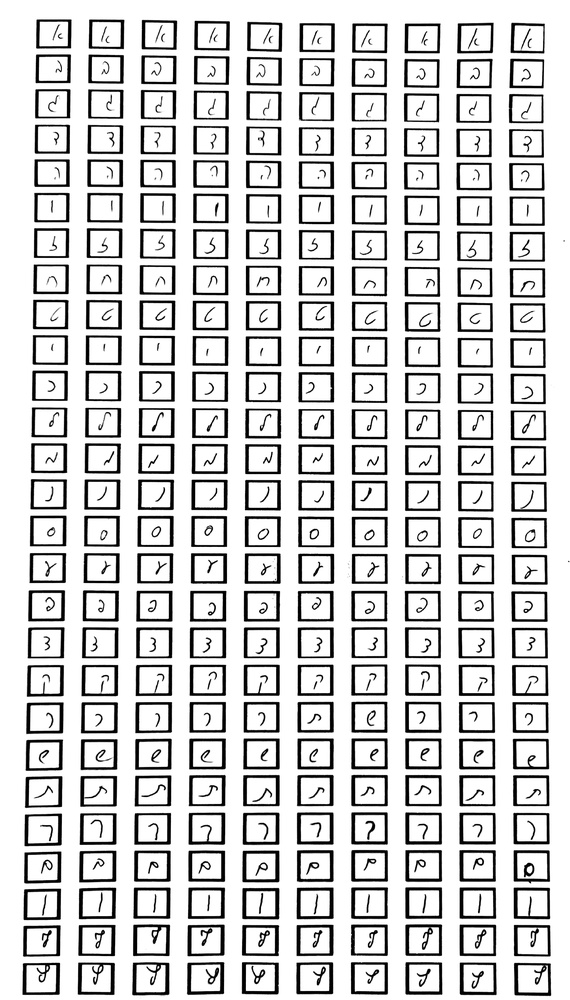
#> input picture Letters Dataset Collection/tables/59.jpg, 570 x 1000 px, shrunk from 1896 x 3324 before the run, given in place of 59.png, which was not available
$ python SumPixels_words.py
#> lines starting #> are read from the running program, lines starting #| are printed output that depends on the picture; after the words box and inside, x2 and y2 are one past the last pixel; in counts of white or black regions, pixels touching at a corner belong together; pictures that were not available may be replaced by others from this repository, and a replacement may not be noted
import cv2
import matplotlib.pyplot as plt
import numpy as np
from scipy.signal import argrelextrema
from scipy.signal import savgol_filter
from statistics import median
import sys

####################################################################
# this function get an array as input
# and returns the median of the differences between the points
# [8 lines left out: function findMedian, not called in this run]

####################################################################
# reading the image (gray)
img_name = "alo/59.png"
img = cv2.imread(img_name, 0)
#> img is the input picture: shape (1000, 570); min 0, max 255, mean 210.4
original = cv2.imread(img_name)

# binary
ret, thresh = cv2.threshold(img, 100, 255, cv2.THRESH_BINARY_INV)
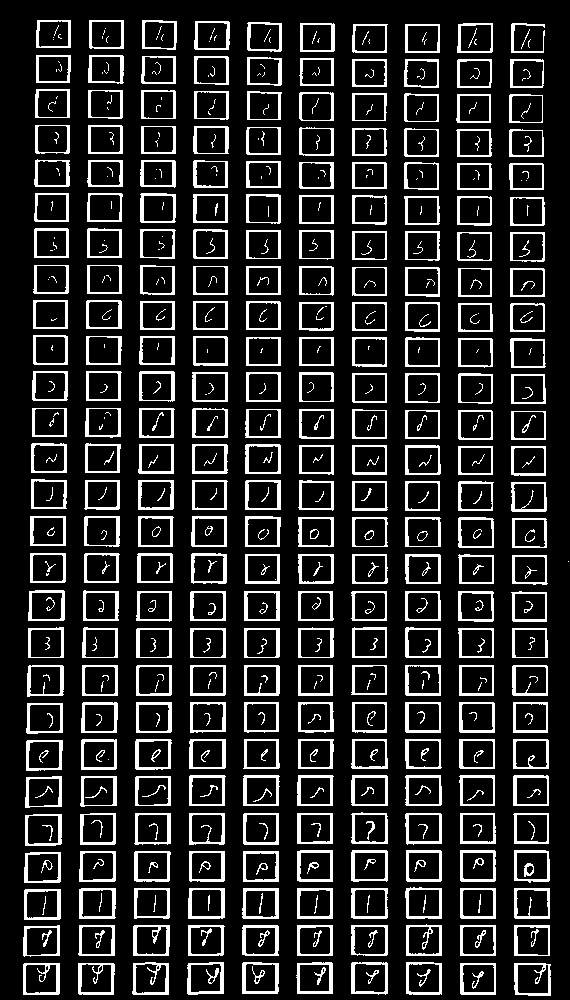
#> thresh: shape (1000, 570); 15.7% white; 609 white regions (177 under 20 px), largest, box (x1, y1, x2, y2) and area: (78, 963, 115, 995) 430, (132, 962, 169, 995) 428, (23, 963, 60, 995) 426

hight, width = thresh.shape[:2]

#slice margines from the lower part of the image
thresh = thresh[:int(hight*0.88), :]
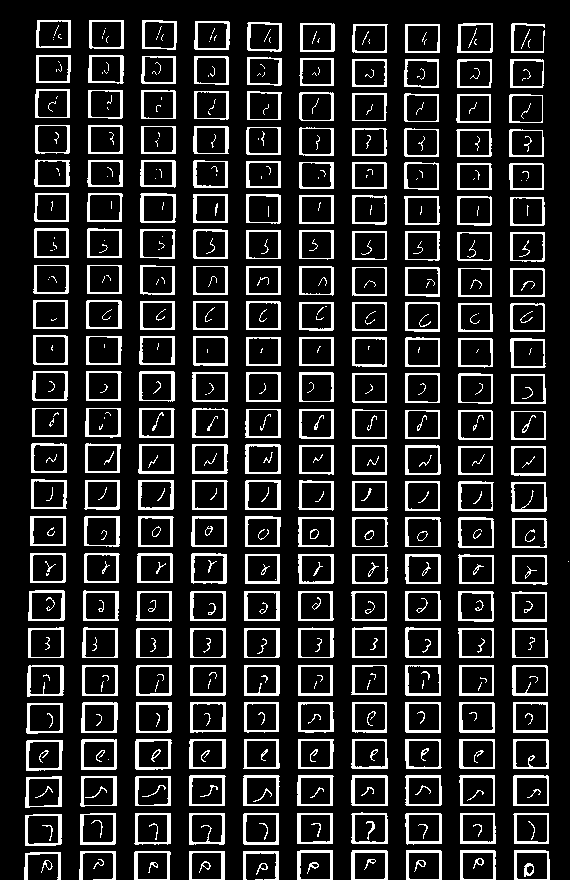
#> thresh: shape (880, 570); 15.4% white; 557 white regions (178 under 20 px), largest, box (x1, y1, x2, y2) and area: (244, 665, 280, 696) 375, (191, 553, 227, 584) 369, (27, 665, 64, 697) 365

# kernel = np.ones((9,9), np.uint8)
# img_dilation = cv2.dilate(thresh, kernel, iterations=1)
cv2.imshow('dilated',thresh)
cv2.waitKey(0)


####################################################################
# creates a vector that containing the sum of pixels per line
img_row_sum = np.sum(thresh, axis=0)
#> img_row_sum = 570 values, max 181560 at index 406, min 0 at index 0, mean 34493.9

# create a list of all the points on the graph that is bigger then zero- not a space between words/letters
points_max_min = list()
for i,v in enumerate(img_row_sum):
    if v!=0:
        points_max_min.append(i)
#> this loop made 570 passes
#> v on passes 1 to 3: 0, 0, 0
#> after the loop, points_max_min = 410 values from 24 to 568

####################################################################
# show current status
plt.plot(img_row_sum)
plt.show()
plt.scatter(points_max_min, img_row_sum[points_max_min], linewidth=1.5, s=40, c='black')
plt.plot(img_row_sum)
plt.show()
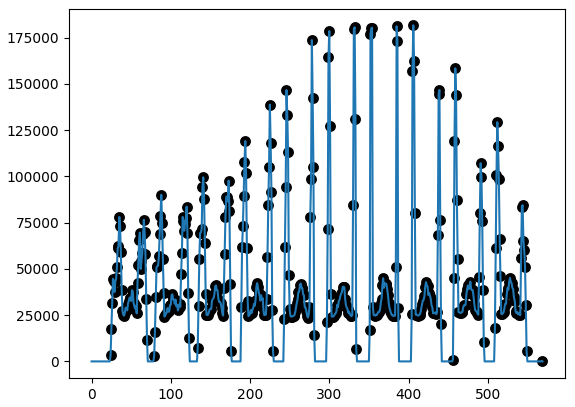
#> figure drawn by matplotlib, 1 panel; curve peaks at x = 406, y = 181560
####################################################################

#now we calculate the avarage of the entire spaces on the image sizes
sum = 0
spaces=0
flg=0
space = list()
for i in range(1,len(points_max_min)):
    for j in range(points_max_min[i-1],points_max_min[i]):
        if img_row_sum[j]==0: # in case we meet a space
            flg=1
            break
    if flg==1:
        d = abs(points_max_min[i] - points_max_min[i-1]) # calculate the distance between the points
        if d < width*0.125:
            sum+= d
            spaces+=1
            flg=0
#> this loop made 409 passes
#> (d, sum) on passes 47, 92, 135, 176, 215, 253, 290, 328: (9, 9), (11, 20), (13, 33), (14, 47), (16, 63), (17, 80), (17, 97), (15, 112)
#> after the loop, d = 19; spaces = 10; sum = 145

# calculate the avarage
if spaces!=0:
    reminder = sum % spaces
#> reminder = 5
    m = sum // spaces
#> m = 14
    if reminder >=0.5:
        m+=1
#> m = 15
else:
    m = 0


#####################################################################
# find the right border of a word
idx_min = 0
count_zeros = 0
word_right_bound = list()
word_left_bound = list()
for i in range(1,len(points_max_min)):
    min = points_max_min[i-1] # the min point will be for the border
    for x in range(points_max_min[i-1],points_max_min[i]):
        if img_row_sum[x]==0: # count zeros between points -- so could know how big the space we saw
            count_zeros+=1
        if img_row_sum[x] < min:
            min = img_row_sum[x]
            idx_min = x
    if(m!=0 and count_zeros >= m*1.15): # in case the space is bigger then it is a space between words
        original = cv2.line(original, (idx_min, 0), (idx_min, hight), (0, 255, 0), 2)
        plt.axvline(x=idx_min, color='red')
        word_right_bound.append(idx_min)
    count_zeros=0
#> this loop made 409 passes
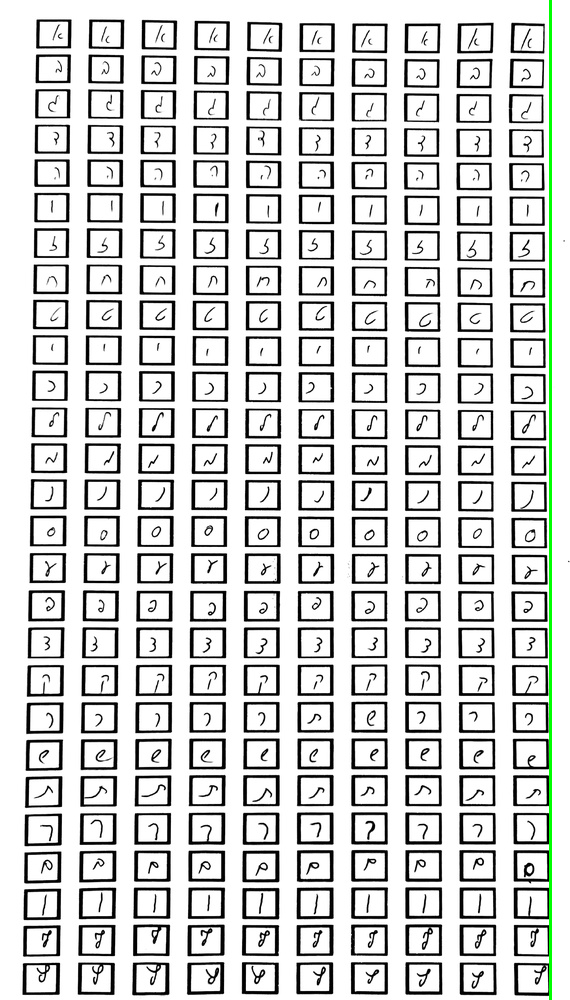
#> original: shape (1000, 570, 3); 0.53% of pixels changed, all inside (x1, y1, x2, y2) = (549, 0, 552, 1000)
#> after the loop, idx_min = 550; word_right_bound = [550]


#####################################################################
# draw left border in blue
i, j=0, 0
while(i < len(img_row_sum)-1):
    value = img_row_sum[i]
    if value == 0 and img_row_sum[i+1]>0:
        original = cv2.line(original, (i, 0), (i, hight), (255, 0, 0), 2)
        plt.axvline(x=i, color='green')
        word_left_bound.append(i)
        i = word_right_bound[j]
        j += 1
    if j==len(word_right_bound):
        break
    i+=1
#> this loop made 24 passes
#> (i, j) on pass 24: (550, 1)
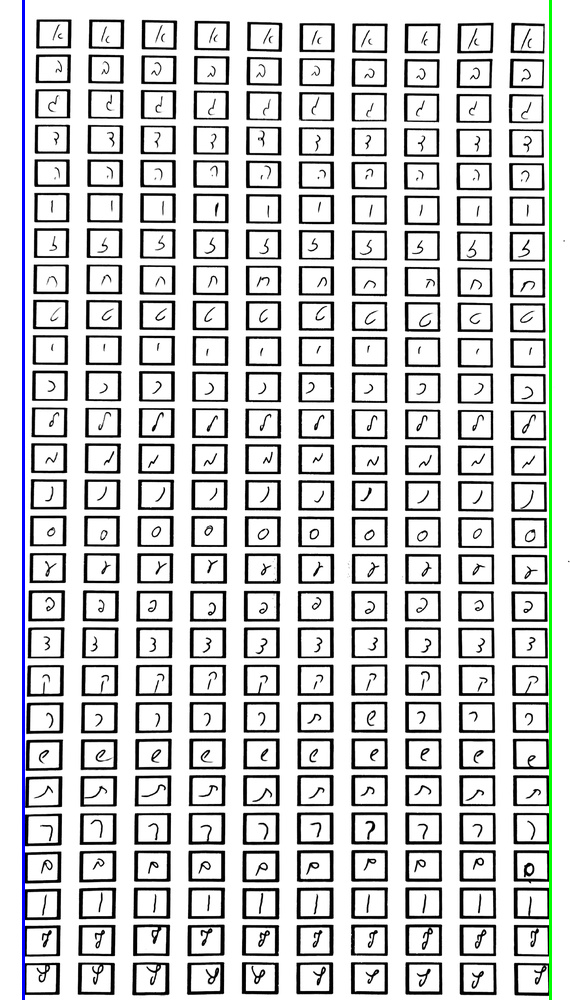
#> original: shape (1000, 570, 3); 0.53% of pixels changed, all inside (x1, y1, x2, y2) = (22, 0, 25, 1000)
#> after the loop, i = 550; j = 1; word_left_bound = [23]

#####################################################################
#find the left border of a word in blue
v = len(img_row_sum)-1
#> v = 569
if len(word_right_bound)!=0: # in case the image dosent contain one word
    for u in range(word_right_bound[-1],len(img_row_sum)-1):
        if img_row_sum[u]==0 and img_row_sum[u+1]>0:
            original = cv2.line(original, (u, 0), (u, hight), (255, 0, 0), 2)
            plt.axvline(x=u, color='green')
            word_left_bound.append(u)
            break
        u+=1
#> this loop made 18 passes
#> u on passes 1 to 8: 551, 552, 553, 554, 555, 556, 557, 558
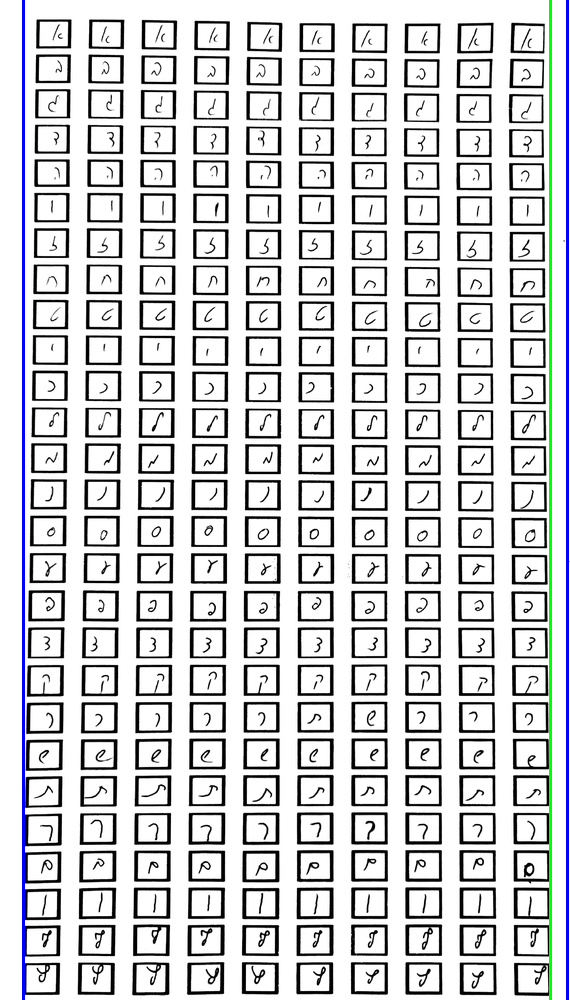
#> original: shape (1000, 570, 3); 0.53% of pixels changed, all inside (x1, y1, x2, y2) = (566, 0, 569, 1000)
#> after the loop, word_left_bound = [23, 567]
else: # in case the image contain only one word.
    u=0
    while u < len(img_row_sum)-1:
        if img_row_sum[u+1]>0:
            original = cv2.line(original, (u, 0), (u, hight), (255, 0, 0), 2)
            plt.axvline(x=u, color='green')
            word_left_bound.append(u)
            break
        u+=1

# this will find the last right border in green
while v>0:
    if img_row_sum[v]==0 and img_row_sum[v-1]>0:
        original = cv2.line(original, (v, 0), (v, hight), (0, 255, 0), 2)
        plt.axvline(x=v, color='red')
        word_right_bound.append(v)
        break
    v-=1
#> this loop made 1 pass
#> pass 1, `original = cv2.line(original, (v, 0), (v, hight), (0, 255, 0), 2)`:
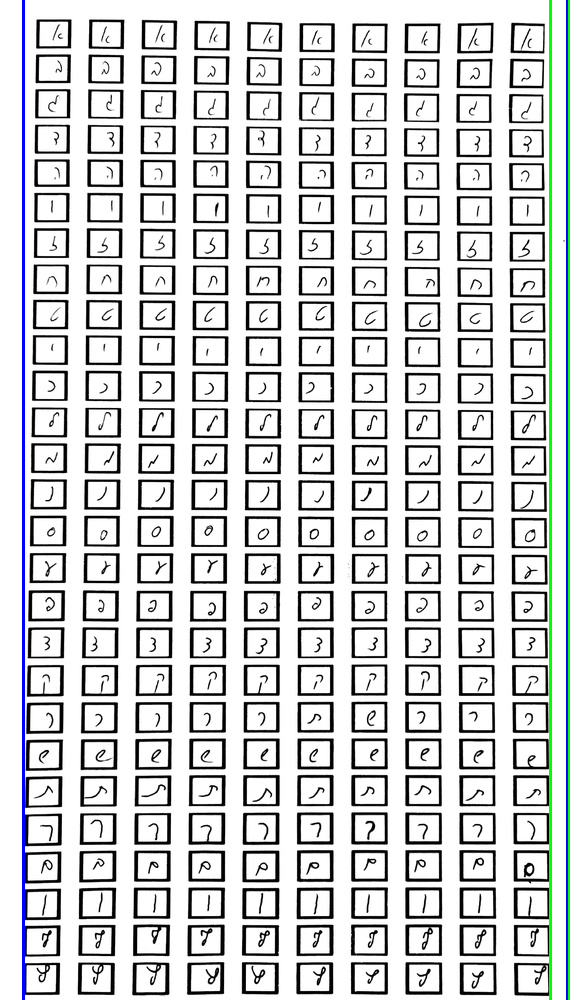
#> original: shape (1000, 570, 3); 0.35% of pixels changed, all inside (x1, y1, x2, y2) = (568, 0, 570, 1000)
#> after the loop, v = 569; word_right_bound = [550, 569]
# [5 lines of commented-out code are left out]

cv2.imwrite("out.png", original)
plt.scatter(points_max_min, img_row_sum[points_max_min], linewidth=1.5, s=40, c='black')
plt.plot(img_row_sum)
plt.show()

#####################################################################

cv2.imshow('with lines', original)
cv2.waitKey(0)
cv2.imwrite("output.png",original)

$ run again, with Letters Dataset Collection/tables/0.jpg copied over Letters Dataset Collection/tables/59.jpg
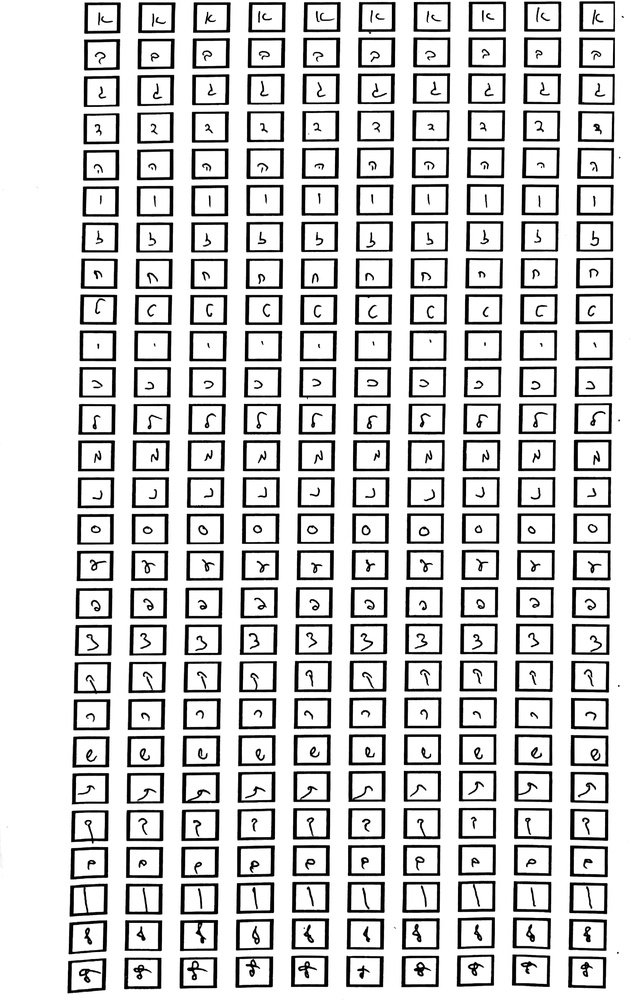
#> input picture Letters Dataset Collection/tables/0.jpg, 632 x 1000 px, shrunk from 2064 x 3268 before the run, given in place of 59.png, which was not available
#> img is the input picture: shape (1000, 632); min 0, max 255, mean 211.7
#> `thresh = thresh[:int(hight*0.88), :]`:
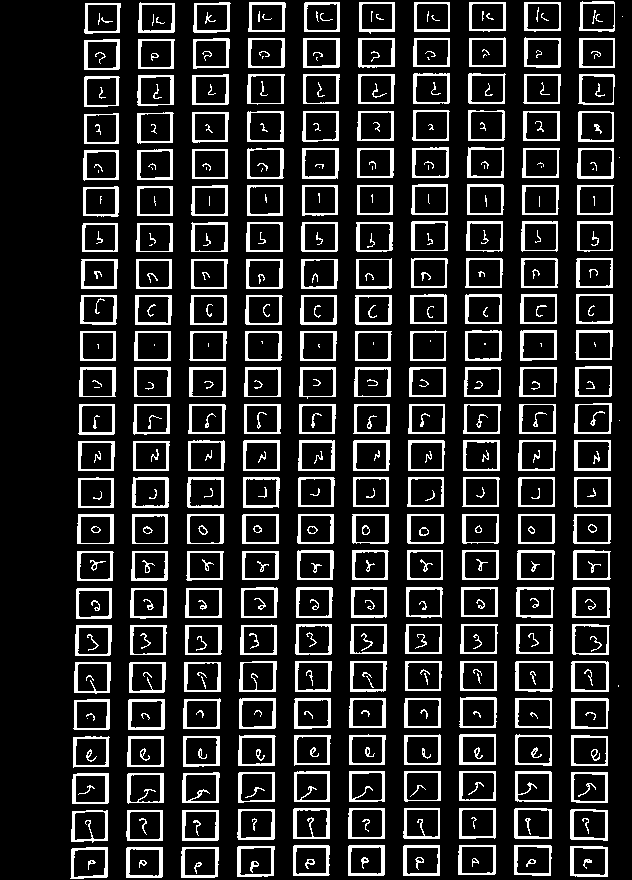
#> thresh: shape (880, 632); 15.4% white; 504 white regions (76 under 20 px), largest, box (x1, y1, x2, y2) and area: (293, 808, 330, 839) 414, (126, 847, 163, 878) 413, (128, 699, 165, 730) 407
#> img_row_sum = 632 values, max 84660 at index 303, min 0 at index 0, mean 34486.7
#> after the loop `for i,v in enumerate(img_row_sum):`: points_max_min = 483 values from 70 to 622
#> the loop `for i in range(1,len(points_max_min)):` made 482 passes
#> (d, sum) on passes 51, 100, 150, 199, 246, 293, 340, 388: (6, 6), (7, 13), (7, 20), (8, 28), (9, 37), (9, 46), (9, 55), (9, 64)
#> after the loop `for i in range(1,len(points_max_min)):`: d = 3; spaces = 11; sum = 81
#> reminder = 4
#> `m = sum // spaces`: m = 7
#> `m+=1`: m = 8
#> the loop `for i in range(1,len(points_max_min)):` made 482 passes
#> after the loop `for i in range(1,len(points_max_min)):`: idx_min = 620; word_right_bound = []
#> the loop `while(i < len(img_row_sum)-1):` made 1 pass
#> value on pass 1: 0
#> after the loop `while(i < len(img_row_sum)-1):`: i = 0; word_left_bound = []
#> `v = len(img_row_sum)-1`: v = 631
#> the loop `while u < len(img_row_sum)-1:` made 70 passes
#> after the loop `while u < len(img_row_sum)-1:`: u = 69; word_left_bound = [69]
#> the loop `while v>0:` made 9 passes
#> v on passes 1 to 8: 630, 629, 628, 627, 626, 625, 624, 623
#> after the loop `while v>0:`:
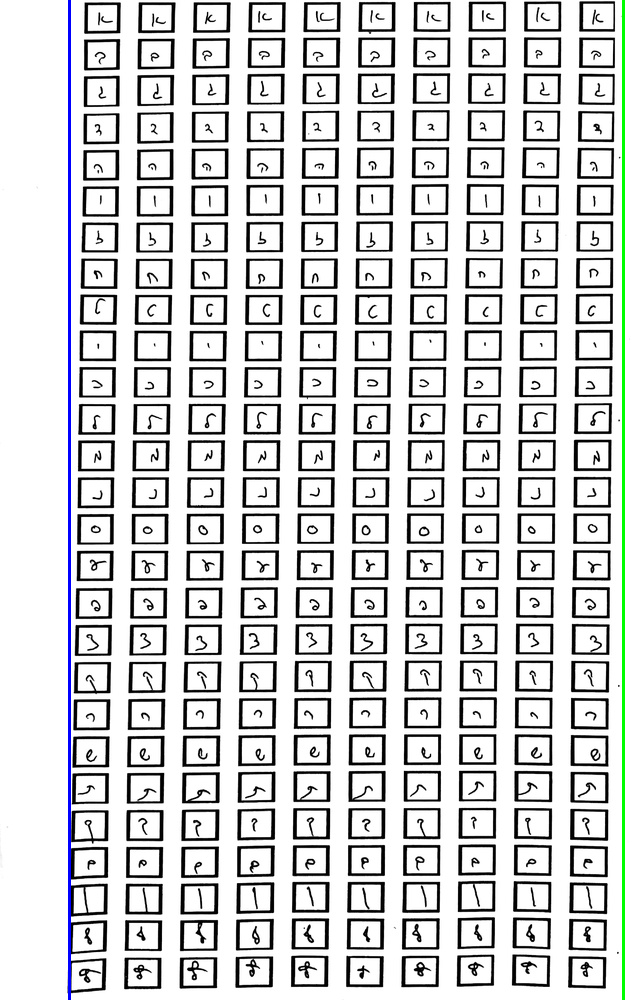
#> original: shape (1000, 632, 3); mean B, G, R 210.6, 210.6, 209.4
#> after the loop `while v>0:`: v = 623; word_right_bound = [623]
